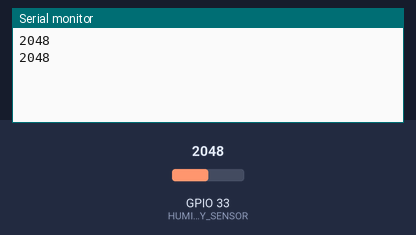
This sketch was run on a simulated ESP32. Parts: the last lines printed to the serial monitor. The test bench sets the inputs (shaded band); at power-on: GPIO 33 (HUMIDITY_SENSOR) = 2048.

Above: at 1.8 s.
1.9 s: GPIO 33 (HUMIDITY_SENSOR) set to 2866
At 2.6 s:
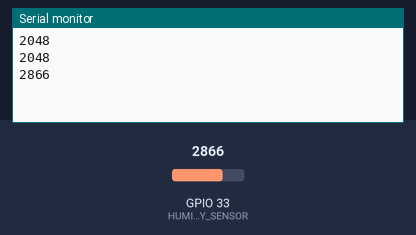
3.4 s: GPIO 33 (HUMIDITY_SENSOR) set to 3603
At 4.8 s:
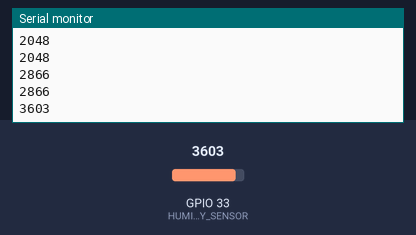
Timing chart, 0 to 6.4 s (numbered marks = the images above; inputs shaded):
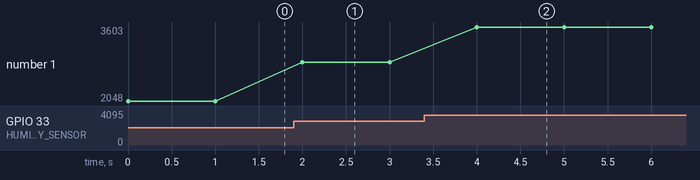

The sketch:

sensor-humedad-tierra.ino
```cpp
/*

Ecosmart - tu huerto inteligente
Fecha: 20240729

Conexiones:

ESP32    Sensor de humedad
5v----------5v
GND---------GND
GPIO33 -----Signal/A0

*/


#define HUMIDITY_SENSOR 33 // El sensor esta conectado al GPIO33

void setup() {
  Serial.begin(115200); // Inicia la comunicaciÃ³n serial a 115200 bps
  pinMode(HUMIDITY_SENSOR, INPUT); // Configura el pin del sensor de humedad como entrada
}

void loop() {
  int humiditySensor = analogRead(HUMIDITY_SENSOR); // Lee la entrada en el pin analogico 33
  Serial.println(humiditySensor); // Imprime el valor al monitor serial
  delay(1000); // Espera un segundo para que tengamos tiempo de ver el resultado
}
```

Measured:
- after the input at 1.9 s, the serial monitor: prints a new line after 0.10 s (image 1)
- after the input at 3.4 s, the serial monitor: prints a new line after 0.60 s (image 2)
- plotted number 1: 2048 → 2866 after the input at 1.9 s, 2866 → 3603 after the input at 3.4 s
